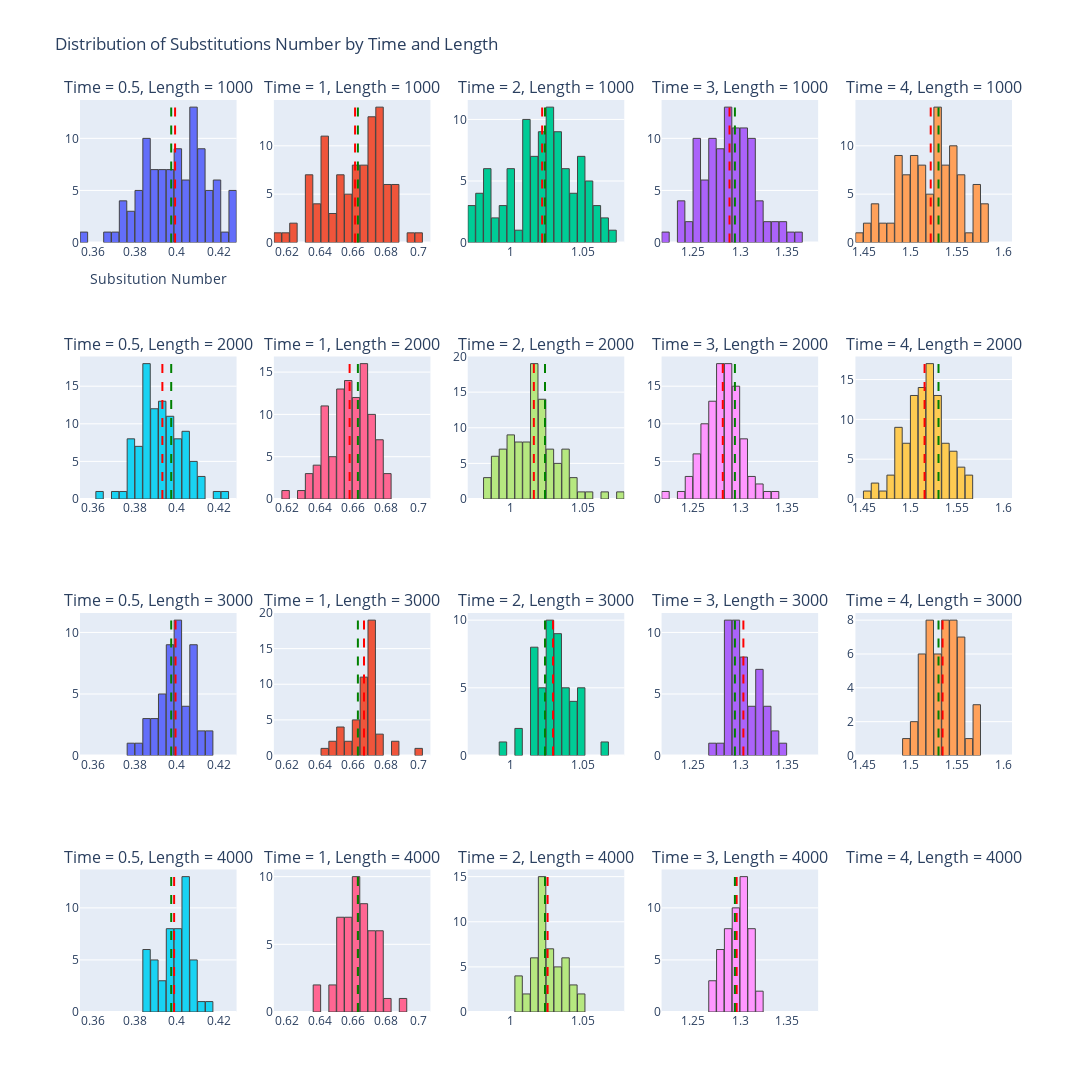

The cell this chart's notebook holds for it:
### Code cell
fig = get_histograms1(ns_dict_all, theoretical_ns_dict)
fig.update_layout(title_text='Distribution of Substitutions Number by Time and Length',
        xaxis_title_text='Subsitution Number')

fig.write_image('Distribution of Substitutions Number by Time and Length.pdf')
fig.show()

### Figure 1 — Plotly figure (JSON) as saved in the notebook; plotly's stock layout.template omitted (floating-point values rounded to 4 significant figures)
{"data": [{"marker": {"line": {"width": 1}}, "name": "Length 1000, Time 0.5", "type": "histogram", "x": [0.416, 0.418, 0.418, 0.399, 0.42, 0.411, 0.403, 0.394, 0.425, 0.418, 0.383, 0.386, 0.4, 0.402, 0.382, 0.407, 0.387, 0.417, 0.394, 0.394, 0.39, 0.407, 0.412, 0.405, 0.399, 0.42, 0.378, 0.389, 0.354, 0.387, 0.401, 0.408, 0.408, 0.405, 0.367, 0.404, 0.396, 0.388, 0.415, 0.392, 0.409, 0.38, 0.406, 0.412, 0.386, 0.389, 0.41, 0.408, 0.395, 0.428, 0.413, 0.374, 0.386, 0.425, 0.409, 0.408, 0.399, 0.395, 0.394, 0.394, 0.407, 0.389, 0.395, 0.385, 0.411, 0.394, 0.398, 0.384, 0.409, 0.373, 0.372, 0.382, 0.402, 0.384, 0.384, 0.397, 0.405, 0.407, 0.373, 0.415, 0.41, 0.383, 0.395, 0.421, 0.401, 0.391, 0.381, 0.41, 0.425, 0.38, 0.407, 0.407, 0.415, 0.375, 0.387, 0.426, 0.402, 0.411, 0.422, 0.39], "xaxis": "x", "xbins": {"end": 0.4285, "size": 0.003725, "start": 0.354}, "yaxis": "y"}, {"marker": {"line": {"width": 1}}, "name": "Length 1000, Time 1", "type": "histogram", "x": [0.669, 0.676, 0.642, 0.642, 0.639, 0.679, 0.677, 0.665, 0.681, 0.659, 0.67, 0.68, 0.677, 0.665, 0.637, 0.687, 0.685, 0.685, 0.678, 0.636, 0.677, 0.658, 0.674, 0.654, 0.674, 0.644, 0.651, 0.671, 0.647, 0.677, 0.672, 0.666, 0.642, 0.681, 0.661, 0.675, 0.624, 0.681, 0.669, 0.649, 0.645, 0.666, 0.664, 0.663, 0.631, 0.66, 0.667, 0.654, 0.65, 0.655, 0.651, 0.622, 0.684, 0.651, 0.695, 0.641, 0.677, 0.669, 0.644, 0.665, 0.677, 0.67, 0.638, 0.671, 0.664, 0.686, 0.675, 0.678, 0.634, 0.643, 0.66, 0.66, 0.673, 0.672, 0.686, 0.643, 0.633, 0.657, 0.664, 0.632, 0.621, 0.649, 0.632, 0.707, 0.641, 0.642, 0.68, 0.667, 0.675, 0.612, 0.707, 0.671, 0.669, 0.657, 0.632, 0.669, 0.652, 0.665, 0.7, 0.633], "xaxis": "x2", "xbins": {"end": 0.707, "size": 0.00475, "start": 0.612}, "yaxis": "y2"}, {"marker": {"line": {"width": 1}}, "name": "Length 1000, Time 2", "type": "histogram", "x": [1.026, 1.05, 1.013, 1.03, 0.991, 1.039, 1.041, 1.053, 1.015, 1.012, 1.026, 1.078, 1.009, 0.994, 1.044, 0.985, 1.028, 1.059, 1.025, 1.026, 1.049, 1.013, 1.04, 1.03, 1.04, 1.01, 1.035, 0.981, 0.998, 0.986, 1.021, 1.012, 1.066, 0.974, 1.049, 1.012, 1.022, 1.016, 0.987, 1.024, 1.001, 1.022, 1.049, 0.987, 1.054, 1.008, 1.05, 1.023, 1.047, 1.031, 0.971, 1.046, 1.053, 1.011, 0.993, 0.993, 1.025, 0.991, 1.02, 1.026, 1.039, 1.058, 1.001, 1.018, 0.983, 1.02, 1.032, 0.981, 1.022, 1, 1.014, 1.043, 1.029, 0.981, 0.972, 1.019, 1.039, 1.058, 1.034, 0.998, 1.032, 1.038, 1.029, 0.998, 1.056, 1.066, 1.01, 1.068, 1.021, 0.979, 1.044, 1.031, 0.983, 1.025, 1.052, 1.034, 1.018, 1.016, 1.025, 1.012], "xaxis": "x3", "xbins": {"end": 1.078, "size": 0.00535, "start": 0.971}, "yaxis": "y3"}, {"marker": {"line": {"width": 1}}, "name": "Length 1000, Time 3", "type": "histogram", "x": [1.312, 1.294, 1.286, 1.264, 1.342, 1.27, 1.237, 1.262, 1.297, 1.29, 1.303, 1.315, 1.27, 1.296, 1.282, 1.293, 1.304, 1.235, 1.253, 1.308, 1.314, 1.299, 1.306, 1.289, 1.279, 1.258, 1.305, 1.306, 1.268, 1.307, 1.293, 1.268, 1.245, 1.285, 1.345, 1.353, 1.258, 1.28, 1.284, 1.326, 1.25, 1.296, 1.302, 1.298, 1.311, 1.269, 1.274, 1.337, 1.321, 1.28, 1.29, 1.313, 1.246, 1.276, 1.291, 1.31, 1.287, 1.312, 1.278, 1.283, 1.304, 1.266, 1.3, 1.274, 1.281, 1.254, 1.363, 1.251, 1.322, 1.219, 1.298, 1.332, 1.273, 1.32, 1.256, 1.292, 1.288, 1.256, 1.238, 1.315, 1.293, 1.234, 1.288, 1.291, 1.301, 1.383, 1.282, 1.29, 1.268, 1.252, 1.284, 1.256, 1.341, 1.322, 1.261, 1.27, 1.313, 1.314, 1.259, 1.266], "xaxis": "x4", "xbins": {"end": 1.383, "size": 0.008325, "start": 1.216}, "yaxis": "y4"}, {"marker": {"line": {"width": 1}}, "name": "Length 1000, Time 4", "type": "histogram", "x": [1.47, 1.489, 1.456, 1.49, 1.502, 1.546, 1.544, 1.492, 1.501, 1.581, 1.524, 1.54, 1.546, 1.575, 1.515, 1.507, 1.54, 1.574, 1.514, 1.531, 1.536, 1.484, 1.548, 1.533, 1.481, 1.572, 1.505, 1.553, 1.498, 1.534, 1.531, 1.493, 1.556, 1.505, 1.506, 1.529, 1.532, 1.456, 1.508, 1.503, 1.532, 1.541, 1.485, 1.54, 1.547, 1.609, 1.57, 1.486, 1.581, 1.528, 1.464, 1.542, 1.484, 1.461, 1.555, 1.533, 1.474, 1.512, 1.523, 1.519, 1.577, 1.568, 1.509, 1.517, 1.529, 1.489, 1.494, 1.486, 1.532, 1.535, 1.526, 1.492, 1.533, 1.464, 1.487, 1.545, 1.583, 1.496, 1.558, 1.51, 1.5, 1.545, 1.515, 1.55, 1.492, 1.526, 1.551, 1.535, 1.482, 1.557, 1.553, 1.513, 1.53, 1.441, 1.548, 1.518, 1.511, 1.463, 1.565, 1.567], "xaxis": "x5", "xbins": {"end": 1.609, "size": 0.0084, "start": 1.441}, "yaxis": "y5"}, {"marker": {"line": {"width": 1}}, "name": "Length 2000, Time 0.5", "type": "histogram", "x": [0.413, 0.3865, 0.3975, 0.3905, 0.397, 0.399, 0.398, 0.3925, 0.3965, 0.409, 0.405, 0.3765, 0.388, 0.3845, 0.4245, 0.391, 0.384, 0.4095, 0.4005, 0.3965, 0.3935, 0.403, 0.391, 0.3935, 0.412, 0.3855, 0.3895, 0.393, 0.3875, 0.3735, 0.394, 0.4185, 0.3935, 0.377, 0.39, 0.3635, 0.4055, 0.3895, 0.3925, 0.4045, 0.3835, 0.387, 0.387, 0.3985, 0.3985, 0.387, 0.393, 0.3865, 0.3785, 0.3865, 0.3935, 0.385, 0.394, 0.39, 0.3875, 0.3795, 0.406, 0.4075, 0.395, 0.391, 0.385, 0.408, 0.382, 0.3865, 0.3715, 0.4055, 0.382, 0.3895, 0.383, 0.387, 0.4005, 0.4005, 0.383, 0.386, 0.3975, 0.4285, 0.4005, 0.4005, 0.3885, 0.4085, 0.394, 0.386, 0.396, 0.39, 0.402, 0.38, 0.413, 0.377, 0.393, 0.382, 0.3965, 0.3815, 0.3925, 0.404, 0.404, 0.3995, 0.405, 0.3775, 0.3875, 0.3795], "xaxis": "x6", "xbins": {"end": 0.4285, "size": 0.003725, "start": 0.354}, "yaxis": "y6"}, {"marker": {"line": {"width": 1}}, "name": "Length 2000, Time 1", "type": "histogram", "x": [0.6525, 0.6685, 0.6435, 0.639, 0.644, 0.658, 0.65, 0.648, 0.6705, 0.667, 0.64, 0.667, 0.6635, 0.6525, 0.667, 0.645, 0.6665, 0.6695, 0.6505, 0.658, 0.6485, 0.643, 0.6555, 0.666, 0.634, 0.6545, 0.6765, 0.641, 0.6585, 0.6565, 0.672, 0.619, 0.6805, 0.6505, 0.6675, 0.6805, 0.651, 0.644, 0.6385, 0.674, 0.671, 0.65, 0.662, 0.659, 0.656, 0.658, 0.6715, 0.67, 0.666, 0.6665, 0.67, 0.6615, 0.6665, 0.662, 0.6615, 0.65, 0.656, 0.643, 0.6685, 0.674, 0.679, 0.66, 0.629, 0.6565, 0.661, 0.6495, 0.651, 0.6575, 0.645, 0.675, 0.6335, 0.667, 0.6625, 0.6425, 0.6435, 0.6555, 0.651, 0.635, 0.647, 0.6695, 0.664, 0.6395, 0.6675, 0.678, 0.6545, 0.657, 0.654, 0.661, 0.644, 0.673, 0.6685, 0.6735, 0.668, 0.663, 0.676, 0.6775, 0.6565, 0.666, 0.6455, 0.664], "xaxis": "x7", "xbins": {"end": 0.707, "size": 0.00475, "start": 0.612}, "yaxis": "y7"}, {"marker": {"line": {"width": 1}}, "name": "Length 2000, Time 2", "type": "histogram", "x": [1.006, 1.02, 1.022, 1.022, 0.9905, 1.001, 1.014, 1.011, 0.9965, 1.008, 0.985, 0.9865, 1.014, 1.026, 1.02, 1.024, 1.019, 1.014, 1.073, 1.001, 0.994, 1.001, 0.9905, 1.008, 1.007, 1.031, 0.9975, 1.018, 1.01, 1.044, 1.062, 1.04, 1.047, 1.015, 1.027, 1.017, 1.033, 1.024, 1.016, 1.013, 1.021, 1.014, 0.984, 1.046, 1.016, 1.029, 1.022, 1.017, 1.042, 1.02, 1.04, 0.9965, 1.0, 0.9895, 0.999, 1.002, 0.991, 0.9875, 1.034, 1.028, 0.9955, 1.034, 1.007, 1.007, 1.024, 1.036, 1.017, 1.014, 0.9955, 1.02, 1.005, 1.036, 0.994, 1.054, 1.006, 1.009, 1.015, 1.014, 1.002, 1.01, 0.992, 1.037, 1.016, 1.003, 1.024, 1.027, 1.018, 1.018, 1.02, 1.012, 0.999, 1.019, 1.018, 1.033, 1.024, 1.024, 1.038, 1.019, 1.038, 1.02], "xaxis": "x8", "xbins": {"end": 1.078, "size": 0.00535, "start": 0.971}, "yaxis": "y8"}, {"marker": {"line": {"width": 1}}, "name": "Length 2000, Time 3", "type": "histogram", "x": [1.276, 1.306, 1.284, 1.278, 1.28, 1.266, 1.281, 1.268, 1.284, 1.281, 1.305, 1.3, 1.256, 1.305, 1.263, 1.263, 1.284, 1.308, 1.31, 1.302, 1.266, 1.266, 1.317, 1.33, 1.276, 1.284, 1.286, 1.294, 1.284, 1.286, 1.312, 1.303, 1.277, 1.274, 1.242, 1.287, 1.292, 1.273, 1.302, 1.263, 1.274, 1.286, 1.27, 1.292, 1.262, 1.294, 1.258, 1.287, 1.276, 1.272, 1.266, 1.252, 1.271, 1.249, 1.282, 1.308, 1.283, 1.272, 1.296, 1.284, 1.286, 1.294, 1.29, 1.276, 1.268, 1.28, 1.281, 1.339, 1.256, 1.301, 1.296, 1.294, 1.284, 1.293, 1.261, 1.298, 1.281, 1.28, 1.282, 1.323, 1.258, 1.216, 1.248, 1.286, 1.299, 1.282, 1.294, 1.299, 1.24, 1.268, 1.254, 1.275, 1.29, 1.266, 1.298, 1.29, 1.264, 1.291, 1.273, 1.257], "xaxis": "x9", "xbins": {"end": 1.383, "size": 0.008325, "start": 1.216}, "yaxis": "y9"}, {"marker": {"line": {"width": 1}}, "name": "Length 2000, Time 4", "type": "histogram", "x": [1.522, 1.536, 1.52, 1.506, 1.546, 1.541, 1.54, 1.494, 1.563, 1.516, 1.504, 1.502, 1.534, 1.522, 1.502, 1.509, 1.558, 1.506, 1.492, 1.502, 1.554, 1.495, 1.524, 1.554, 1.483, 1.514, 1.514, 1.529, 1.538, 1.529, 1.512, 1.518, 1.538, 1.504, 1.484, 1.506, 1.466, 1.53, 1.55, 1.55, 1.524, 1.5, 1.524, 1.522, 1.478, 1.514, 1.546, 1.486, 1.523, 1.45, 1.526, 1.511, 1.542, 1.502, 1.481, 1.506, 1.565, 1.516, 1.487, 1.498, 1.485, 1.462, 1.526, 1.517, 1.528, 1.53, 1.528, 1.494, 1.509, 1.518, 1.494, 1.493, 1.486, 1.524, 1.542, 1.534, 1.544, 1.503, 1.524, 1.527, 1.529, 1.502, 1.491, 1.514, 1.529, 1.511, 1.512, 1.49, 1.489, 1.511, 1.478, 1.517, 1.53, 1.519, 1.522, 1.56, 1.472, 1.524, 1.529, 1.514], "xaxis": "x10", "xbins": {"end": 1.609, "size": 0.0084, "start": 1.441}, "yaxis": "y10"}, {"marker": {"line": {"width": 1}}, "name": "Length 3000, Time 0.5", "type": "histogram", "x": [0.3993, 0.4087, 0.4153, 0.4, 0.4133, 0.409, 0.4087, 0.3837, 0.3883, 0.3957, 0.387, 0.407, 0.3947, 0.416, 0.391, 0.4043, 0.4013, 0.4023, 0.3923, 0.4033, 0.3957, 0.3927, 0.3967, 0.385, 0.4103, 0.3953, 0.3987, 0.401, 0.398, 0.407, 0.3993, 0.403, 0.395, 0.3977, 0.4017, 0.3937, 0.3953, 0.4023, 0.4077, 0.4047, 0.3773, 0.4, 0.401, 0.3993, 0.3937, 0.4087, 0.3873, 0.3887, 0.4083, 0.4063], "xaxis": "x11", "xbins": {"end": 0.4285, "size": 0.003725, "start": 0.354}, "yaxis": "y11"}, {"marker": {"line": {"width": 1}}, "name": "Length 3000, Time 1", "type": "histogram", "x": [0.671, 0.6637, 0.673, 0.6733, 0.678, 0.6547, 0.673, 0.665, 0.6607, 0.6657, 0.6643, 0.6503, 0.6997, 0.6717, 0.666, 0.6697, 0.6743, 0.669, 0.67, 0.6667, 0.6653, 0.659, 0.665, 0.67, 0.668, 0.6693, 0.6527, 0.6743, 0.6713, 0.6467, 0.6427, 0.655, 0.664, 0.667, 0.6713, 0.6713, 0.6853, 0.6697, 0.663, 0.6723, 0.6693, 0.6643, 0.665, 0.6693, 0.66, 0.6713, 0.685, 0.669, 0.648, 0.6507], "xaxis": "x12", "xbins": {"end": 0.707, "size": 0.00475, "start": 0.612}, "yaxis": "y12"}, {"marker": {"line": {"width": 1}}, "name": "Length 3000, Time 2", "type": "histogram", "x": [1.025, 1.027, 1.042, 0.9937, 1.014, 1.03, 1.032, 1.019, 1.048, 1.024, 1.044, 1.037, 1.015, 1.032, 1.029, 1.021, 1.019, 1.033, 1.037, 1.044, 1.032, 1.027, 1.02, 1.064, 1.016, 1.035, 1.017, 1.041, 1.034, 1.027, 1.032, 1.029, 1.031, 1.031, 1.03, 1.027, 1.022, 1.047, 1.038, 1.016, 1.036, 1.026, 1.023, 1.017, 1.007, 1.05, 1.046, 1.007, 1.027, 1.047], "xaxis": "x13", "xbins": {"end": 1.078, "size": 0.00535, "start": 0.971}, "yaxis": "y13"}, {"marker": {"line": {"width": 1}}, "name": "Length 3000, Time 3", "type": "histogram", "x": [1.302, 1.317, 1.327, 1.292, 1.299, 1.324, 1.3, 1.285, 1.286, 1.295, 1.285, 1.295, 1.338, 1.304, 1.283, 1.29, 1.293, 1.326, 1.324, 1.302, 1.295, 1.314, 1.283, 1.315, 1.296, 1.309, 1.295, 1.288, 1.304, 1.323, 1.338, 1.326, 1.321, 1.303, 1.318, 1.294, 1.287, 1.268, 1.302, 1.301, 1.287, 1.284, 1.316, 1.292, 1.293, 1.279, 1.332, 1.342, 1.319, 1.287], "xaxis": "x14", "xbins": {"end": 1.383, "size": 0.008325, "start": 1.216}, "yaxis": "y14"}, {"marker": {"line": {"width": 1}}, "name": "Length 3000, Time 4", "type": "histogram", "x": [1.56, 1.514, 1.538, 1.551, 1.545, 1.54, 1.544, 1.544, 1.527, 1.51, 1.509, 1.546, 1.52, 1.521, 1.547, 1.493, 1.514, 1.524, 1.546, 1.52, 1.57, 1.557, 1.57, 1.555, 1.537, 1.524, 1.529, 1.544, 1.534, 1.553, 1.53, 1.523, 1.553, 1.508, 1.538, 1.537, 1.529, 1.551, 1.53, 1.506, 1.541, 1.528, 1.506, 1.575, 1.543, 1.512, 1.525, 1.553, 1.534, 1.519], "xaxis": "x15", "xbins": {"end": 1.609, "size": 0.0084, "start": 1.441}, "yaxis": "y15"}, {"marker": {"line": {"width": 1}}, "name": "Length 4000, Time 0.5", "type": "histogram", "x": [0.4062, 0.3875, 0.391, 0.3907, 0.3932, 0.406, 0.3945, 0.4065, 0.3872, 0.3972, 0.4037, 0.388, 0.4027, 0.406, 0.403, 0.4057, 0.4025, 0.3847, 0.3895, 0.3965, 0.4007, 0.392, 0.3967, 0.386, 0.3852, 0.4083, 0.399, 0.3985, 0.4078, 0.3962, 0.386, 0.3882, 0.4032, 0.411, 0.403, 0.3987, 0.4015, 0.4095, 0.4042, 0.399, 0.4047, 0.4158, 0.4042, 0.4012, 0.404, 0.3955, 0.3987, 0.3972, 0.4015, 0.3985], "xaxis": "x16", "xbins": {"end": 0.4285, "size": 0.003725, "start": 0.354}, "yaxis": "y16"}, {"marker": {"line": {"width": 1}}, "name": "Length 4000, Time 1", "type": "histogram", "x": [0.6492, 0.6673, 0.6575, 0.668, 0.6545, 0.6635, 0.6577, 0.6625, 0.679, 0.6627, 0.6705, 0.6593, 0.6358, 0.6735, 0.6542, 0.6683, 0.658, 0.6535, 0.6657, 0.6687, 0.6528, 0.6528, 0.663, 0.671, 0.6625, 0.6615, 0.6637, 0.646, 0.676, 0.665, 0.677, 0.6575, 0.6567, 0.6737, 0.669, 0.6707, 0.6525, 0.6388, 0.663, 0.6697, 0.6607, 0.652, 0.6753, 0.6587, 0.6603, 0.6737, 0.665, 0.6747, 0.6673, 0.6903], "xaxis": "x17", "xbins": {"end": 0.707, "size": 0.00475, "start": 0.612}, "yaxis": "y17"}, {"marker": {"line": {"width": 1}}, "name": "Length 4000, Time 2", "type": "histogram", "x": [1.026, 1.028, 1.021, 1.023, 1.023, 1.019, 1.025, 1.032, 1.047, 1.044, 1.014, 1.025, 1.007, 1.05, 1.024, 1.008, 1.02, 1.018, 1.038, 1.021, 1.025, 1.033, 1.034, 1.023, 1.023, 1.008, 1.026, 1.04, 1.022, 1.025, 1.02, 1.011, 1.016, 1.037, 1.022, 1.014, 1.012, 1.017, 1.022, 1.006, 1.022, 1.034, 1.044, 1.04, 1.022, 1.032, 1.041, 1.02, 1.038, 1.036], "xaxis": "x18", "xbins": {"end": 1.078, "size": 0.00535, "start": 0.971}, "yaxis": "y18"}, {"marker": {"line": {"width": 1}}, "name": "Length 4000, Time 3", "type": "histogram", "x": [1.272, 1.273, 1.311, 1.278, 1.303, 1.299, 1.298, 1.302, 1.27, 1.29, 1.292, 1.309, 1.286, 1.307, 1.313, 1.306, 1.276, 1.299, 1.286, 1.304, 1.315, 1.31, 1.284, 1.3, 1.306, 1.296, 1.289, 1.296, 1.298, 1.302, 1.293, 1.319, 1.299, 1.288, 1.302, 1.281, 1.283, 1.301, 1.276, 1.317, 1.316, 1.306, 1.304, 1.3, 1.309, 1.296, 1.286, 1.315, 1.275, 1.279], "xaxis": "x19", "xbins": {"end": 1.383, "size": 0.008325, "start": 1.216}, "yaxis": "y19"}], "layout": {"annotations": [{"font": {"size": 16}, "showarrow": false, "text": "Time = 0.5, Length = 1000", "x": 0.084, "xanchor": "center", "xref": "paper", "y": 1, "yanchor": "bottom", "yref": "paper"}, {"font": {"size": 16}, "showarrow": false, "text": "Time = 1, Length = 1000", "x": 0.292, "xanchor": "center", "xref": "paper", "y": 1, "yanchor": "bottom", "yref": "paper"}, {"font": {"size": 16}, "showarrow": false, "text": "Time = 2, Length = 1000", "x": 0.5, "xanchor": "center", "xref": "paper", "y": 1, "yanchor": "bottom", "yref": "paper"}, {"font": {"size": 16}, "showarrow": false, "text": "Time = 3, Length = 1000", "x": 0.708, "xanchor": "center", "xref": "paper", "y": 1, "yanchor": "bottom", "yref": "paper"}, {"font": {"size": 16}, "showarrow": false, "text": "Time = 4, Length = 1000", "x": 0.916, "xanchor": "center", "xref": "paper", "y": 1, "yanchor": "bottom", "yref": "paper"}, {"font": {"size": 16}, "showarrow": false, "text": "Time = 0.5, Length = 2000", "x": 0.084, "xanchor": "center", "xref": "paper", "y": 0.7188, "yanchor": "bottom", "yref": "paper"}, {"font": {"size": 16}, "showarrow": false, "text": "Time = 1, Length = 2000", "x": 0.292, "xanchor": "center", "xref": "paper", "y": 0.7188, "yanchor": "bottom", "yref": "paper"}, {"font": {"size": 16}, "showarrow": false, "text": "Time = 2, Length = 2000", "x": 0.5, "xanchor": "center", "xref": "paper", "y": 0.7188, "yanchor": "bottom", "yref": "paper"}, {"font": {"size": 16}, "showarrow": false, "text": "Time = 3, Length = 2000", "x": 0.708, "xanchor": "center", "xref": "paper", "y": 0.7188, "yanchor": "bottom", "yref": "paper"}, {"font": {"size": 16}, "showarrow": false, "text": "Time = 4, Length = 2000", "x": 0.916, "xanchor": "center", "xref": "paper", "y": 0.7188, "yanchor": "bottom", "yref": "paper"}, {"font": {"size": 16}, "showarrow": false, "text": "Time = 0.5, Length = 3000", "x": 0.084, "xanchor": "center", "xref": "paper", "y": 0.4375, "yanchor": "bottom", "yref": "paper"}, {"font": {"size": 16}, "showarrow": false, "text": "Time = 1, Length = 3000", "x": 0.292, "xanchor": "center", "xref": "paper", "y": 0.4375, "yanchor": "bottom", "yref": "paper"}, {"font": {"size": 16}, "showarrow": false, "text": "Time = 2, Length = 3000", "x": 0.5, "xanchor": "center", "xref": "paper", "y": 0.4375, "yanchor": "bottom", "yref": "paper"}, {"font": {"size": 16}, "showarrow": false, "text": "Time = 3, Length = 3000", "x": 0.708, "xanchor": "center", "xref": "paper", "y": 0.4375, "yanchor": "bottom", "yref": "paper"}, {"font": {"size": 16}, "showarrow": false, "text": "Time = 4, Length = 3000", "x": 0.916, "xanchor": "center", "xref": "paper", "y": 0.4375, "yanchor": "bottom", "yref": "paper"}, {"font": {"size": 16}, "showarrow": false, "text": "Time = 0.5, Length = 4000", "x": 0.084, "xanchor": "center", "xref": "paper", "y": 0.1562, "yanchor": "bottom", "yref": "paper"}, {"font": {"size": 16}, "showarrow": false, "text": "Time = 1, Length = 4000", "x": 0.292, "xanchor": "center", "xref": "paper", "y": 0.1562, "yanchor": "bottom", "yref": "paper"}, {"font": {"size": 16}, "showarrow": false, "text": "Time = 2, Length = 4000", "x": 0.5, "xanchor": "center", "xref": "paper", "y": 0.1562, "yanchor": "bottom", "yref": "paper"}, {"font": {"size": 16}, "showarrow": false, "text": "Time = 3, Length = 4000", "x": 0.708, "xanchor": "center", "xref": "paper", "y": 0.1562, "yanchor": "bottom", "yref": "paper"}, {"font": {"size": 16}, "showarrow": false, "text": "Time = 4, Length = 4000", "x": 0.916, "xanchor": "center", "xref": "paper", "y": 0.1562, "yanchor": "bottom", "yref": "paper"}], "bargap": 0.05, "height": 1200, "shapes": [{"line": {"color": "red", "dash": "dash", "width": 2}, "type": "line", "x0": 0.3992, "x1": 0.3992, "xref": "x", "y0": 0, "y1": 1, "yref": "y domain"}, {"line": {"color": "green", "dash": "dash", "width": 2}, "type": "line", "x0": 0.3974, "x1": 0.3974, "xref": "x", "y0": 0, "y1": 1, "yref": "y domain"}, {"line": {"color": "red", "dash": "dash", "width": 2}, "type": "line", "x0": 0.6613, "x1": 0.6613, "xref": "x2", "y0": 0, "y1": 1, "yref": "y2 domain"}, {"line": {"color": "green", "dash": "dash", "width": 2}, "type": "line", "x0": 0.663, "x1": 0.663, "xref": "x2", "y0": 0, "y1": 1, "yref": "y2 domain"}, {"line": {"color": "red", "dash": "dash", "width": 2}, "type": "line", "x0": 1.022, "x1": 1.022, "xref": "x3", "y0": 0, "y1": 1, "yref": "y3 domain"}, {"line": {"color": "green", "dash": "dash", "width": 2}, "type": "line", "x0": 1.024, "x1": 1.024, "xref": "x3", "y0": 0, "y1": 1, "yref": "y3 domain"}, {"line": {"color": "red", "dash": "dash", "width": 2}, "type": "line", "x0": 1.289, "x1": 1.289, "xref": "x4", "y0": 0, "y1": 1, "yref": "y4 domain"}, {"line": {"color": "green", "dash": "dash", "width": 2}, "type": "line", "x0": 1.294, "x1": 1.294, "xref": "x4", "y0": 0, "y1": 1, "yref": "y4 domain"}, {"line": {"color": "red", "dash": "dash", "width": 2}, "type": "line", "x0": 1.522, "x1": 1.522, "xref": "x5", "y0": 0, "y1": 1, "yref": "y5 domain"}, {"line": {"color": "green", "dash": "dash", "width": 2}, "type": "line", "x0": 1.53, "x1": 1.53, "xref": "x5", "y0": 0, "y1": 1, "yref": "y5 domain"}, {"line": {"color": "red", "dash": "dash", "width": 2}, "type": "line", "x0": 0.3932, "x1": 0.3932, "xref": "x6", "y0": 0, "y1": 1, "yref": "y6 domain"}, {"line": {"color": "green", "dash": "dash", "width": 2}, "type": "line", "x0": 0.3974, "x1": 0.3974, "xref": "x6", "y0": 0, "y1": 1, "yref": "y6 domain"}, {"line": {"color": "red", "dash": "dash", "width": 2}, "type": "line", "x0": 0.658, "x1": 0.658, "xref": "x7", "y0": 0, "y1": 1, "yref": "y7 domain"}, {"line": {"color": "green", "dash": "dash", "width": 2}, "type": "line", "x0": 0.663, "x1": 0.663, "xref": "x7", "y0": 0, "y1": 1, "yref": "y7 domain"}, {"line": {"color": "red", "dash": "dash", "width": 2}, "type": "line", "x0": 1.016, "x1": 1.016, "xref": "x8", "y0": 0, "y1": 1, "yref": "y8 domain"}, {"line": {"color": "green", "dash": "dash", "width": 2}, "type": "line", "x0": 1.024, "x1": 1.024, "xref": "x8", "y0": 0, "y1": 1, "yref": "y8 domain"}, {"line": {"color": "red", "dash": "dash", "width": 2}, "type": "line", "x0": 1.282, "x1": 1.282, "xref": "x9", "y0": 0, "y1": 1, "yref": "y9 domain"}, {"line": {"color": "green", "dash": "dash", "width": 2}, "type": "line", "x0": 1.294, "x1": 1.294, "xref": "x9", "y0": 0, "y1": 1, "yref": "y9 domain"}, {"line": {"color": "red", "dash": "dash", "width": 2}, "type": "line", "x0": 1.515, "x1": 1.515, "xref": "x10", "y0": 0, "y1": 1, "yref": "y10 domain"}, {"line": {"color": "green", "dash": "dash", "width": 2}, "type": "line", "x0": 1.53, "x1": 1.53, "xref": "x10", "y0": 0, "y1": 1, "yref": "y10 domain"}, {"line": {"color": "red", "dash": "dash", "width": 2}, "type": "line", "x0": 0.3995, "x1": 0.3995, "xref": "x11", "y0": 0, "y1": 1, "yref": "y11 domain"}, {"line": {"color": "green", "dash": "dash", "width": 2}, "type": "line", "x0": 0.3974, "x1": 0.3974, "xref": "x11", "y0": 0, "y1": 1, "yref": "y11 domain"}, {"line": {"color": "red", "dash": "dash", "width": 2}, "type": "line", "x0": 0.6667, "x1": 0.6667, "xref": "x12", "y0": 0, "y1": 1, "yref": "y12 domain"}, {"line": {"color": "green", "dash": "dash", "width": 2}, "type": "line", "x0": 0.663, "x1": 0.663, "xref": "x12", "y0": 0, "y1": 1, "yref": "y12 domain"}, {"line": {"color": "red", "dash": "dash", "width": 2}, "type": "line", "x0": 1.029, "x1": 1.029, "xref": "x13", "y0": 0, "y1": 1, "yref": "y13 domain"}, {"line": {"color": "green", "dash": "dash", "width": 2}, "type": "line", "x0": 1.024, "x1": 1.024, "xref": "x13", "y0": 0, "y1": 1, "yref": "y13 domain"}, {"line": {"color": "red", "dash": "dash", "width": 2}, "type": "line", "x0": 1.304, "x1": 1.304, "xref": "x14", "y0": 0, "y1": 1, "yref": "y14 domain"}, {"line": {"color": "green", "dash": "dash", "width": 2}, "type": "line", "x0": 1.294, "x1": 1.294, "xref": "x14", "y0": 0, "y1": 1, "yref": "y14 domain"}, {"line": {"color": "red", "dash": "dash", "width": 2}, "type": "line", "x0": 1.535, "x1": 1.535, "xref": "x15", "y0": 0, "y1": 1, "yref": "y15 domain"}, {"line": {"color": "green", "dash": "dash", "width": 2}, "type": "line", "x0": 1.53, "x1": 1.53, "xref": "x15", "y0": 0, "y1": 1, "yref": "y15 domain"}, {"line": {"color": "red", "dash": "dash", "width": 2}, "type": "line", "x0": 0.3988, "x1": 0.3988, "xref": "x16", "y0": 0, "y1": 1, "yref": "y16 domain"}, {"line": {"color": "green", "dash": "dash", "width": 2}, "type": "line", "x0": 0.3974, "x1": 0.3974, "xref": "x16", "y0": 0, "y1": 1, "yref": "y16 domain"}, {"line": {"color": "red", "dash": "dash", "width": 2}, "type": "line", "x0": 0.663, "x1": 0.663, "xref": "x17", "y0": 0, "y1": 1, "yref": "y17 domain"}, {"line": {"color": "green", "dash": "dash", "width": 2}, "type": "line", "x0": 0.663, "x1": 0.663, "xref": "x17", "y0": 0, "y1": 1, "yref": "y17 domain"}, {"line": {"color": "red", "dash": "dash", "width": 2}, "type": "line", "x0": 1.026, "x1": 1.026, "xref": "x18", "y0": 0, "y1": 1, "yref": "y18 domain"}, {"line": {"color": "green", "dash": "dash", "width": 2}, "type": "line", "x0": 1.024, "x1": 1.024, "xref": "x18", "y0": 0, "y1": 1, "yref": "y18 domain"}, {"line": {"color": "red", "dash": "dash", "width": 2}, "type": "line", "x0": 1.296, "x1": 1.296, "xref": "x19", "y0": 0, "y1": 1, "yref": "y19 domain"}, {"line": {"color": "green", "dash": "dash", "width": 2}, "type": "line", "x0": 1.294, "x1": 1.294, "xref": "x19", "y0": 0, "y1": 1, "yref": "y19 domain"}], "showlegend": false, "title": {"text": "Distribution of Substitutions Number by Time and Length"}, "width": 1500, "xaxis": {"anchor": "y", "domain": [0, 0.168], "range": [0.354, 0.4285], "title": {"text": "Subsitution Number"}}, "xaxis10": {"anchor": "y10", "domain": [0.832, 1], "range": [1.441, 1.609]}, "xaxis11": {"anchor": "y11", "domain": [0, 0.168], "range": [0.354, 0.4285]}, "xaxis12": {"anchor": "y12", "domain": [0.208, 0.376], "range": [0.612, 0.707]}, "xaxis13": {"anchor": "y13", "domain": [0.416, 0.584], "range": [0.971, 1.078]}, "xaxis14": {"anchor": "y14", "domain": [0.624, 0.792], "range": [1.216, 1.383]}, "xaxis15": {"anchor": "y15", "domain": [0.832, 1], "range": [1.441, 1.609]}, "xaxis16": {"anchor": "y16", "domain": [0, 0.168], "range": [0.354, 0.4285]}, "xaxis17": {"anchor": "y17", "domain": [0.208, 0.376], "range": [0.612, 0.707]}, "xaxis18": {"anchor": "y18", "domain": [0.416, 0.584], "range": [0.971, 1.078]}, "xaxis19": {"anchor": "y19", "domain": [0.624, 0.792], "range": [1.216, 1.383]}, "xaxis2": {"anchor": "y2", "domain": [0.208, 0.376], "range": [0.612, 0.707]}, "xaxis20": {"anchor": "y20", "domain": [0.832, 1], "range": [1.441, 1.609]}, "xaxis3": {"anchor": "y3", "domain": [0.416, 0.584], "range": [0.971, 1.078]}, "xaxis4": {"anchor": "y4", "domain": [0.624, 0.792], "range": [1.216, 1.383]}, "xaxis5": {"anchor": "y5", "domain": [0.832, 1], "range": [1.441, 1.609]}, "xaxis6": {"anchor": "y6", "domain": [0, 0.168], "range": [0.354, 0.4285]}, "xaxis7": {"anchor": "y7", "domain": [0.208, 0.376], "range": [0.612, 0.707]}, "xaxis8": {"anchor": "y8", "domain": [0.416, 0.584], "range": [0.971, 1.078]}, "xaxis9": {"anchor": "y9", "domain": [0.624, 0.792], "range": [1.216, 1.383]}, "yaxis": {"anchor": "x", "domain": [0.8438, 1]}, "yaxis10": {"anchor": "x10", "domain": [0.5625, 0.7188]}, "yaxis11": {"anchor": "x11", "domain": [0.2812, 0.4375]}, "yaxis12": {"anchor": "x12", "domain": [0.2812, 0.4375]}, "yaxis13": {"anchor": "x13", "domain": [0.2812, 0.4375]}, "yaxis14": {"anchor": "x14", "domain": [0.2812, 0.4375]}, "yaxis15": {"anchor": "x15", "domain": [0.2812, 0.4375]}, "yaxis16": {"anchor": "x16", "domain": [0, 0.1562]}, "yaxis17": {"anchor": "x17", "domain": [0, 0.1562]}, "yaxis18": {"anchor": "x18", "domain": [0, 0.1562]}, "yaxis19": {"anchor": "x19", "domain": [0, 0.1562]}, "yaxis2": {"anchor": "x2", "domain": [0.8438, 1]}, "yaxis20": {"anchor": "x20", "domain": [0, 0.1562]}, "yaxis3": {"anchor": "x3", "domain": [0.8438, 1]}, "yaxis4": {"anchor": "x4", "domain": [0.8438, 1]}, "yaxis5": {"anchor": "x5", "domain": [0.8438, 1]}, "yaxis6": {"anchor": "x6", "domain": [0.5625, 0.7188]}, "yaxis7": {"anchor": "x7", "domain": [0.5625, 0.7188]}, "yaxis8": {"anchor": "x8", "domain": [0.5625, 0.7188]}, "yaxis9": {"anchor": "x9", "domain": [0.5625, 0.7188]}}}
